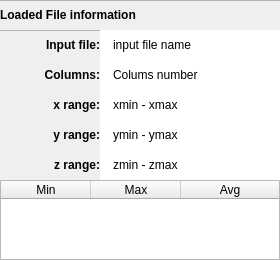
               <widget class="QWidget" name="page_27">
                <property name="geometry">
                 <rect>
                  <x>0</x>
                  <y>0</y>
                  <width>280</width>
                  <height>260</height>
                 </rect>
                </property>
                <attribute name="label">
                 <string>File info</string>
                </attribute>
                <layout class="QGridLayout" name="gridLayout_24">
                 <property name="leftMargin">
                  <number>0</number>
                 </property>
                 <property name="topMargin">
                  <number>0</number>
                 </property>
                 <property name="rightMargin">
                  <number>0</number>
                 </property>
                 <property name="bottomMargin">
                  <number>0</number>
                 </property>
                 <property name="spacing">
                  <number>0</number>
                 </property>
                 <item row="0" column="0">
                  <widget class="QWidget" name="widget_8" native="true">
                   <property name="sizePolicy">
                    <sizepolicy hsizetype="Fixed" vsizetype="Preferred">
                     <horstretch>0</horstretch>
                     <verstretch>0</verstretch>
                    </sizepolicy>
                   </property>
                   <property name="minimumSize">
                    <size>
                     <width>280</width>
                     <height>260</height>
                    </size>
                   </property>
                   <property name="maximumSize">
                    <size>
                     <width>480</width>
                     <height>16777215</height>
                    </size>
                   </property>
                   <property name="styleSheet">
                    <string notr="true">.QWidget{
	border-top:1px solid rgb(179, 179, 179);
}

#inputFileScalar,#rowcolScalar,#xMinMaxScalar,#yMinMaxScalar,#zMinMaxScalar{
	padding-left:10px;
}</string>
                   </property>
                   <layout class="QVBoxLayout" name="verticalLayout_14">
                    <property name="spacing">
                     <number>0</number>
                    </property>
                    <property name="leftMargin">
                     <number>0</number>
                    </property>
                    <property name="topMargin">
                     <number>0</number>
                    </property>
                    <property name="rightMargin">
                     <number>0</number>
                    </property>
                    <property name="bottomMargin">
                     <number>0</number>
                    </property>
                    <item>
                     <widget class="QLabel" name="label_67">
                      <property name="minimumSize">
                       <size>
                        <width>0</width>
                        <height>30</height>
                       </size>
                      </property>
                      <property name="maximumSize">
                       <size>
                        <width>16777215</width>
                        <height>30</height>
                       </size>
                      </property>
                      <property name="font">
                       <font>
                        <weight>75</weight>
                        <bold>true</bold>
                       </font>
                      </property>
                      <property name="text">
                       <string>Loaded File information</string>
                      </property>
                     </widget>
                    </item>
                    <item>
                     <widget class="QWidget" name="widget" native="true">
                      <property name="minimumSize">
                       <size>
                        <width>280</width>
                        <height>0</height>
                       </size>
                      </property>
                      <layout class="QGridLayout" name="gridLayout_25">
                       <property name="leftMargin">
                        <number>0</number>
                       </property>
                       <property name="topMargin">
                        <number>0</number>
                       </property>
                       <property name="rightMargin">
                        <number>0</number>
                       </property>
                       <property name="bottomMargin">
                        <number>0</number>
                       </property>
                       <property name="spacing">
                        <number>0</number>
                       </property>
                       <item row="0" column="0">
                        <widget class="QLabel" name="label_24">
                         <property name="minimumSize">
                          <size>
                           <width>0</width>
                           <height>30</height>
                          </size>
                         </property>
                         <property name="maximumSize">
                          <size>
                           <width>100</width>
                           <height>50</height>
                          </size>
                         </property>
                         <property name="font">
                          <font>
                           <weight>75</weight>
                           <italic>false</italic>
                           <bold>true</bold>
                          </font>
                         </property>
                         <property name="text">
                          <string>Input file:</string>
                         </property>
                         <property name="alignment">
                          <set>Qt::AlignRight|Qt::AlignTrailing|Qt::AlignVCenter</set>
                         </property>
                        </widget>
                       </item>
                       <item row="0" column="1">
                        <widget class="QLabel" name="inputFileScalar">
                         <property name="minimumSize">
                          <size>
                           <width>0</width>
                           <height>30</height>
                          </size>
                         </property>
                         <property name="maximumSize">
                          <size>
                           <width>16777215</width>
                           <height>50</height>
                          </size>
                         </property>
                         <property name="styleSheet">
                          <string notr="true">QLabel{
	background-color:white;
}</string>
                         </property>
                         <property name="text">
                          <string>input file name</string>
                         </property>
                         <property name="alignment">
                          <set>Qt::AlignLeading|Qt::AlignLeft|Qt::AlignVCenter</set>
                         </property>
                        </widget>
                       </item>
                       <item row="1" column="0">
                        <widget class="QLabel" name="label_26">
                         <property name="minimumSize">
                          <size>
                           <width>0</width>
                           <height>30</height>
                          </size>
                         </property>
                         <property name="maximumSize">
                          <size>
                           <width>100</width>
                           <height>50</height>
                          </size>
                         </property>
                         <property name="font">
                          <font>
                           <weight>75</weight>
                           <italic>false</italic>
                           <bold>true</bold>
                          </font>
                         </property>
                         <property name="text">
                          <string>Columns:</string>
                         </property>
                         <property name="alignment">
                          <set>Qt::AlignRight|Qt::AlignTrailing|Qt::AlignVCenter</set>
                         </property>
                        </widget>
                       </item>
                       <item row="1" column="1">
                        <widget class="QLabel" name="rowcolScalar">
                         <property name="minimumSize">
                          <size>
                           <width>0</width>
                           <height>30</height>
                          </size>
                         </property>
                         <property name="maximumSize">
                          <size>
                           <width>16777215</width>
                           <height>50</height>
                          </size>
                         </property>
                         <property name="styleSheet">
                          <string notr="true">QLabel{
	background-color:white;
}</string>
                         </property>
                         <property name="text">
                          <string>Colums number</string>
                         </property>
                         <property name="alignment">
                          <set>Qt::AlignLeading|Qt::AlignLeft|Qt::AlignVCenter</set>
                         </property>
                        </widget>
                       </item>
                       <item row="2" column="0">
                        <widget class="QLabel" name="label_28">
                         <property name="minimumSize">
                          <size>
                           <width>0</width>
                           <height>30</height>
                          </size>
                         </property>
                         <property name="maximumSize">
                          <size>
                           <width>100</width>
                           <height>50</height>
                          </size>
                         </property>
                         <property name="font">
                          <font>
                           <weight>75</weight>
                           <italic>false</italic>
                           <bold>true</bold>
                          </font>
                         </property>
                         <property name="text">
                          <string>x range:</string>
                         </property>
                         <property name="alignment">
                          <set>Qt::AlignRight|Qt::AlignTrailing|Qt::AlignVCenter</set>
                         </property>
                        </widget>
                       </item>
                       <item row="2" column="1">
                        <widget class="QLabel" name="xMinMaxScalar">
                         <property name="minimumSize">
                          <size>
                           <width>0</width>
                           <height>30</height>
                          </size>
                         </property>
                         <property name="maximumSize">
                          <size>
                           <width>16777215</width>
                           <height>50</height>
                          </size>
                         </property>
                         <property name="styleSheet">
                          <string notr="true">QLabel{
	background-color:white;
}</string>
                         </property>
                         <property name="text">
                          <string>xmin - xmax</string>
                         </property>
                         <property name="alignment">
                          <set>Qt::AlignLeading|Qt::AlignLeft|Qt::AlignVCenter</set>
                         </property>
                        </widget>
                       </item>
                       <item row="3" column="0">
                        <widget class="QLabel" name="label_29">
                         <property name="minimumSize">
                          <size>
                           <width>0</width>
                           <height>30</height>
                          </size>
                         </property>
                         <property name="maximumSize">
                          <size>
                           <width>100</width>
                           <height>50</height>
                          </size>
                         </property>
                         <property name="font">
                          <font>
                           <weight>75</weight>
                           <italic>false</italic>
                           <bold>true</bold>
                          </font>
                         </property>
                         <property name="text">
                          <string>y range:</string>
                         </property>
                         <property name="alignment">
                          <set>Qt::AlignRight|Qt::AlignTrailing|Qt::AlignVCenter</set>
                         </property>
                        </widget>
                       </item>
                       <item row="3" column="1">
                        <widget class="QLabel" name="yMinMaxScalar">
                         <property name="minimumSize">
                          <size>
                           <width>0</width>
                           <height>30</height>
                          </size>
                         </property>
                         <property name="maximumSize">
                          <size>
                           <width>16777215</width>
                           <height>50</height>
                          </size>
                         </property>
                         <property name="styleSheet">
                          <string notr="true">QLabel{
	background-color:white;
}</string>
                         </property>
                         <property name="text">
                          <string>ymin - ymax</string>
                         </property>
                         <property name="alignment">
                          <set>Qt::AlignLeading|Qt::AlignLeft|Qt::AlignVCenter</set>
                         </property>
                        </widget>
                       </item>
                       <item row="4" column="0">
                        <widget class="QLabel" name="label_30">
                         <property name="minimumSize">
                          <size>
                           <width>0</width>
                           <height>30</height>
                          </size>
                         </property>
                         <property name="maximumSize">
                          <size>
                           <width>100</width>
                           <height>50</height>
                          </size>
                         </property>
                         <property name="font">
                          <font>
                           <weight>75</weight>
                           <italic>false</italic>
                           <bold>true</bold>
                          </font>
                         </property>
                         <property name="text">
                          <string>z range:</string>
                         </property>
                         <property name="alignment">
                          <set>Qt::AlignRight|Qt::AlignTrailing|Qt::AlignVCenter</set>
                         </property>
                        </widget>
                       </item>
                       <item row="4" column="1">
                        <widget class="QLabel" name="zMinMaxScalar">
                         <property name="minimumSize">
                          <size>
                           <width>0</width>
                           <height>30</height>
                          </size>
                         </property>
                         <property name="maximumSize">
                          <size>
                           <width>16777215</width>
                           <height>50</height>
                          </size>
                         </property>
                         <property name="styleSheet">
                          <string notr="true">QLabel{
	background-color:white;
}</string>
                         </property>
                         <property name="text">
                          <string>zmin - zmax</string>
                         </property>
                         <property name="alignment">
                          <set>Qt::AlignLeading|Qt::AlignLeft|Qt::AlignVCenter</set>
                         </property>
                        </widget>
                       </item>
                      </layout>
                     </widget>
                    </item>
                    <item>
                     <widget class="QTableWidget" name="scalar_Table">
                      <property name="minimumSize">
                       <size>
                        <width>270</width>
                        <height>80</height>
                       </size>
                      </property>
                      <property name="maximumSize">
                       <size>
                        <width>100000</width>
                        <height>16777215</height>
                       </size>
                      </property>
                      <property name="editTriggers">
                       <set>QAbstractItemView::NoEditTriggers</set>
                      </property>
                      <attribute name="horizontalHeaderDefaultSectionSize">
                       <number>90</number>
                      </attribute>
                      <attribute name="horizontalHeaderMinimumSectionSize">
                       <number>40</number>
                      </attribute>
                      <attribute name="horizontalHeaderStretchLastSection">
                       <bool>true</bool>
                      </attribute>
                      <column>
                       <property name="text">
                        <string>Min</string>
                       </property>
                      </column>
                      <column>
                       <property name="text">
                        <string>Max</string>
                       </property>
                      </column>
                      <column>
                       <property name="text">
                        <string>Avg</string>
                       </property>
                      </column>
                     </widget>
                    </item>
                   </layout>
                  </widget>
                 </item>
                </layout>
               </widget>
